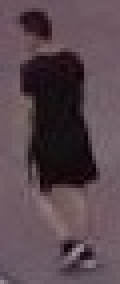
#> input picture person/0000063_06000_d_0000007_10.jpg, 30 x 71 px (shown 4 times larger)
$ python seamless_cloning_v1.0.py
#> lines starting #> are read from the running program, lines starting #| are printed output that depends on the picture
# Importaciones necesarias
import cv2
import numpy as np

# Leer imágenes
src = cv2.imread("person/0000063_06000_d_0000007_10.jpg")
#> src is the input picture: shape (71, 30, 3); mean B, G, R 79.1, 71.4, 89.2
dst = cv2.imread("output/0000063_06000_d_0000007.jpg")
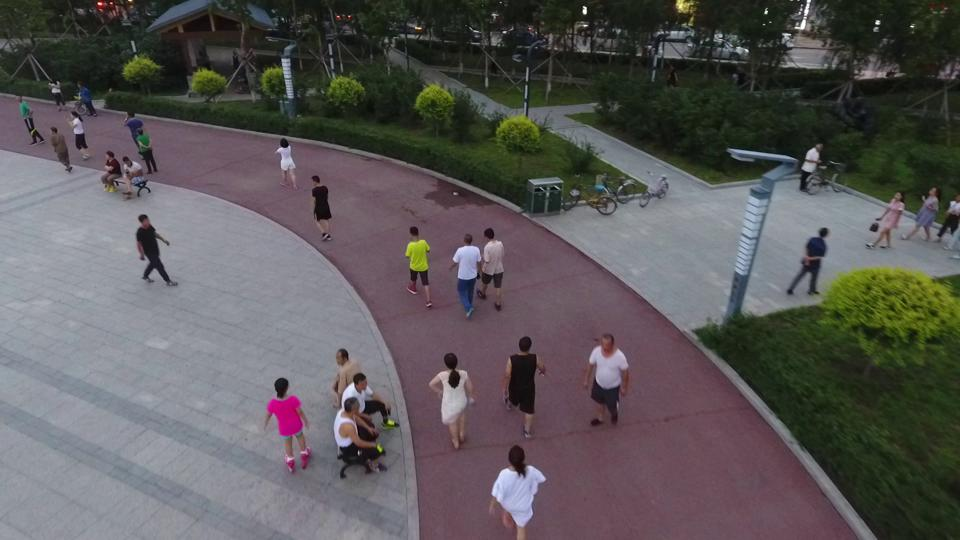
#> input picture images/0000063_06000_d_0000007.jpg, 960 x 540 px, found by its file name
#> dst is the input picture: shape (540, 960, 3); mean B, G, R 88.3, 88, 90.8

# Crea una máscara aproximada alrededor del objeto.
src_mask = np.zeros(src.shape, src.dtype)
#poly = np.array([ [4,80], [30,54], [151,63], [254,37], [298,90], [272,134], [43,122] ], np.int32)
poly = np.array([
	[0, 0],
    [49, 0],
    [78, 49],
    [0, 78]
], np.int32)

cv2.fillPoly(src_mask, [poly], (255, 255, 255))
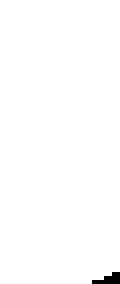
#> src_mask: shape (71, 30, 3) (shown 4 times larger); 99.4% white; 1 black region (1 under 20 px)

# Aquí es donde se colocará el CENTRO.
center = (660, 253)

# Clone seamlessly.
output = cv2.seamlessClone(src, dst, src_mask, center, cv2.NORMAL_CLONE)

# Guardar resultados
cv2.imwrite("output/0000063_06000_d_0000007_NORMAL_CLONE.jpg", output)
